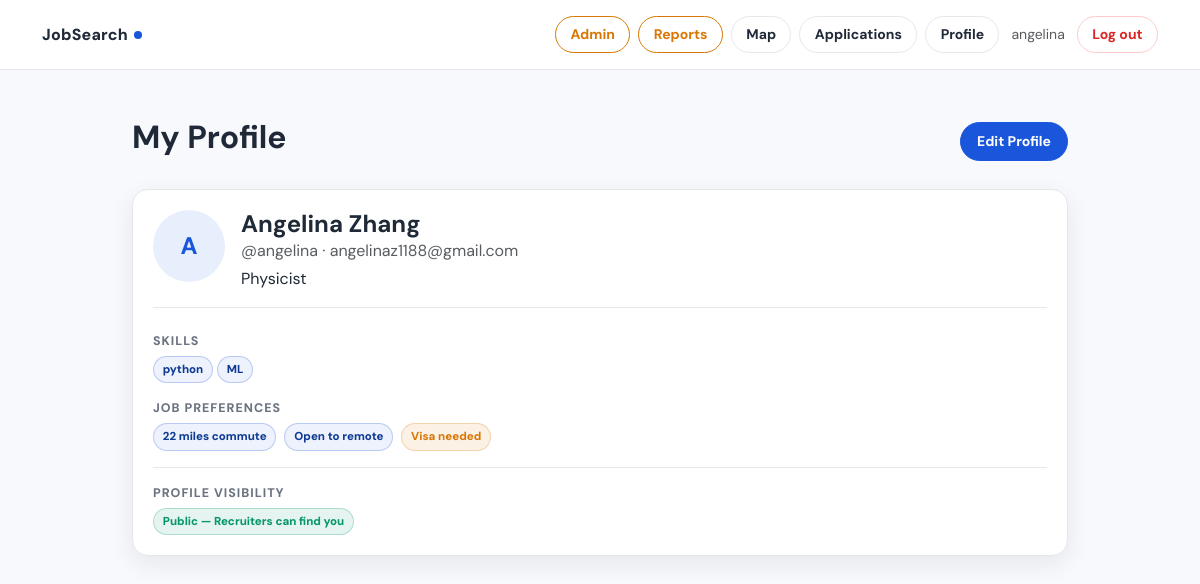
Screenshot of /profile/ (signed in) with the database file from the repository.
### jobs/models.py (models this page shows, shortened)
class CustomUser(AbstractUser):
    class Role(models.TextChoices):
        JOB_SEEKER = "job_seeker", "Job Seeker"
        RECRUITER = "recruiter", "Recruiter"
        ADMIN = "admin", "Admin"
    role = models.CharField(
        max_length=20,
        choices=Role.choices,
        default=Role.JOB_SEEKER,
    )
    def is_job_seeker(self):
        return self.role == self.Role.JOB_SEEKER
    def is_recruiter(self):
        return self.role == self.Role.RECRUITER

class JobSeekerProfile(models.Model):
    user = models.OneToOneField(
        CustomUser, on_delete=models.CASCADE, related_name="seeker_profile"
    )
    profile_picture = models.ImageField(
        upload_to="profile_pics/", blank=True, null=True
    )
    headline = models.CharField(max_length=200, blank=True)
    bio = models.TextField(blank=True, help_text="Short summary about yourself")
    location = models.CharField(max_length=200, blank=True)
    phone = models.CharField(max_length=30, blank=True)
    website = models.URLField(blank=True)
    skills = models.TextField(blank=True, help_text="Comma-separated skills")
    education = models.TextField(blank=True)
    work_experience = models.TextField(blank=True)
    projects = models.TextField(blank=True, help_text="Key projects, coursework, open-source contributions")
    certifications = models.TextField(blank=True, help_text="Certifications, licenses, awards")
    languages = models.TextField(blank=True, help_text="Spoken languages, e.g. English (Native), Spanish (Conversational)")
    links = models.TextField(blank=True, help_text="GitHub, LinkedIn, portfolio URLs (one per line)")
    featured_label = models.CharField(
        max_length=100, blank=True,
        help_text="Label shown above the embed, e.g. 'My Portfolio', 'Intro Video'"
    )
    featured_url = models.URLField(
        blank=True,
        help_text="Link to a website, portfolio, or project (displayed as a clickable card)"
    )
    featured_video_url = models.URLField(
        blank=True,
        help_text="YouTube or Vimeo link for an introduction / project video"
    )
    desired_job_title = models.CharField(max_length=200, blank=True)
    desired_salary_min = models.PositiveIntegerField(null=True, blank=True)
    open_to_remote = models.BooleanField(default=True)
    open_to_relocation = models.BooleanField(default=False)
    visa_required = models.BooleanField(default=False)
    class DistanceUnit(models.TextChoices):
        MILES = "mi", "Miles"
        KM = "km", "Kilometers"
    commute_distance = models.PositiveIntegerField(
        null=True, blank=True,
        help_text="Maximum commute distance"
    )
    distance_unit = models.CharField(
        max_length=2, choices=DistanceUnit.choices, default=DistanceUnit.MILES
    )
    is_public = models.BooleanField(default=True)
    show_photo = models.BooleanField(default=True)
    show_headline = models.BooleanField(default=True)
    show_bio = models.BooleanField(default=True)
    show_skills = models.BooleanField(default=True)
    show_education = models.BooleanField(default=True)
    show_experience = models.BooleanField(default=True)
    show_projects = models.BooleanField(default=True)
    show_certifications = models.BooleanField(default=True)
    show_languages = models.BooleanField(default=True)
    show_links = models.BooleanField(default=True)
    show_location = models.BooleanField(default=True)
    show_phone = models.BooleanField(default=False)
    show_email = models.BooleanField(default=True)
    show_featured = models.BooleanField(default=True)
    def skills_list(self):
        return [s.strip() for s in self.skills.split(",") if s.strip()]
    def is_complete(self):
        return all([
            self.user.first_name,
            self.user.last_name,
            self.headline,
            self.skills.strip(),
        ])
    def has_featured(self):
        return bool(self.featured_url or self.featured_video_url)

### jobs/views.py (the view)
# urls.py: path("profile/", views.seeker_profile, name="seeker_profile"),
@login_required
def seeker_profile(request):
    if not request.user.is_job_seeker():
        return redirect("home")
    profile, _ = JobSeekerProfile.objects.get_or_create(user=request.user)
    return render(request, "jobs/seeker_profile.html", {"profile": profile})

### jobs/templates/jobs/seeker_profile.html (shortened to what this page needs)
{% extends "jobs/base.html" %}
{% block content %}
<div class="container py-5" style="max-width: 960px;">
  <div class="d-flex justify-content-between align-items-center mb-4">
    <h2 class="fw-bold">My Profile</h2>
    <a href="{% url 'seeker_profile_edit' %}" class="btn btn-brand btn-sm">Edit Profile</a>
  </div>
  <div class="row g-4">
    <div class="{% if profile.has_featured %}col-lg-7{% else %}col-12{% endif %}">
      <div class="js-card" style="box-shadow:var(--shadow-md);">
        <div class="d-flex align-items-start gap-3 mb-4 pb-3" style="border-bottom:1px solid var(--border);">
          {% if profile.profile_picture %}
            <img src="{{ profile.profile_picture.url }}" alt="Photo"
                 style="width:72px;height:72px;border-radius:50%;object-fit:cover;border:2px solid var(--border);flex-shrink:0;">
          {% else %}
            <div style="width:72px;height:72px;border-radius:50%;background:var(--brand-light);display:flex;align-items:center;justify-content:center;font-size:1.5rem;font-weight:700;color:var(--brand);flex-shrink:0;">
              {{ user.first_name|first|default:user.username|first }}
            </div>
          {% endif %}
          <div>
            <h4 class="fw-bold mb-0">{{ user.first_name }} {{ user.last_name }}</h4>
            <div class="text-muted">@{{ user.username }} · {{ user.email }}</div>
            {% if profile.headline %}
              <p class="mb-0 mt-1">{{ profile.headline }}
              </p>
            {% endif %}
          </div>
        </div>
        <div class="mb-3">
          <div class="section-label">Skills {% if not profile.show_skills %}<span class="js-badge js-badge-warning ms-1" style="font-size:.6rem;">Hidden</span>{% endif %}</div>
          {% if profile.skills_list %}
            <div class="d-flex flex-wrap gap-1">
              {% for skill in profile.skills_list %}<span class="js-badge js-badge-skill">{{ skill }}</span>{% endfor %}
            </div>
          {% else %}
            <p class="text-muted fst-italic mb-0">No skills added yet</p>
          {% endif %}
        </div>
        {% if profile.desired_job_title or profile.open_to_remote or profile.open_to_relocation or profile.visa_required or profile.commute_distance %}
        <div class="mb-3">
          <div class="section-label">Job Preferences</div>
          <div class="d-flex flex-wrap gap-2">
            {% if profile.commute_distance %}<span class="js-badge js-badge-skill">{{ profile.commute_distance }} {{ profile.get_distance_unit_display|lower }} commute</span>{% endif %}
            {% if profile.open_to_remote %}<span class="js-badge js-badge-skill">Open to remote</span>{% endif %}
            {% if profile.visa_required %}<span class="js-badge js-badge-warning">Visa needed</span>{% endif %}
          </div>
        </div>
        {% endif %}
        <div class="pt-3" style="border-top:1px solid var(--border);">
          <div class="section-label">Profile Visibility</div>
          {% if profile.is_public %}
            <span class="js-badge js-badge-success">Public — Recruiters can find you</span>
          {% else %}
            <span class="js-badge" style="background:#f3f4f6;">Private — Hidden from searches</span>
          {% endif %}
        </div>
      </div>
    </div>
  </div>
</div>
{% endblock %}

### jobs/templates/jobs/base.html (shortened to what this page needs)
<!doctype html>
<html lang="en">
<head>
  <link href="https://cdn.jsdelivr.net/npm/bootstrap@5.3.3/dist/css/bootstrap.min.css" rel="stylesheet">
</head>
<body>
<nav class="js-nav">
  <div class="container d-flex align-items-center py-3">
    <a class="js-brand" href="{% url 'home' %}">
      JobSearch<span class="js-brand-dot"></span>
    </a>
    <div class="ms-auto d-flex align-items-center gap-2">
      {% if user.is_authenticated %}
        {% if user.is_staff %}
          <a class="btn btn-ghost btn-sm" href="{% url 'admin_user_list' %}" style="border-color:var(--warning);color:var(--warning);">Admin</a>
          <a class="btn btn-ghost btn-sm" href="{% url 'admin_report_list' %}" style="border-color:var(--warning);color:var(--warning);">Reports</a>
        {% endif %}
        <a class="btn btn-ghost btn-sm" href="{% url 'job_map' %}">Map</a>
        {% if user.is_job_seeker %}
          <a class="btn btn-ghost btn-sm" href="{% url 'my_applications' %}">Applications</a>
          <a class="btn btn-ghost btn-sm" href="{% url 'seeker_profile' %}">Profile</a>
        {% endif %}
        <span class="text-muted small ms-1">{{ user.username }}</span>
        <form method="post" action="{% url 'logout' %}" class="d-inline ms-1">
          <button class="btn btn-ghost btn-sm" type="submit" style="color:var(--danger);border-color:#fecaca;">Log out</button>
        </form>
      {% else %}
        <a class="btn btn-ghost btn-sm" href="{% url 'register_recruiter' %}">Recruiter</a>
        <a class="btn btn-ghost btn-sm" href="{% url 'register_seeker' %}">Job Seeker</a>
        <a class="btn btn-brand btn-sm" href="{% url 'login' %}">Sign in</a>
      {% endif %}
    </div>
  </div>
</nav>
{% block content %}{% endblock %}
</body>
</html>

### jobs/templates/jobs/base.html (style rules this page uses)
:root { --brand: #1a56db; --brand-light: #e8effc; --brand-dark: #0f3a94; --surface: #f8f9fc; --card: #ffffff; --border: #e5e7eb; --text: #1f2937; --text-muted: #6b7280; --success: #059669; --danger: #dc2626; --warning: #d97706; --info: #0891b2; --shadow-sm: 0 1px 2px rgba(0,0,0,.05); --shadow-md: 0 8px 24px rgba(17,24,39,.08); }
body { font-family: "DM Sans", system-ui, -apple-system, Segoe UI, Roboto, Arial, sans-serif; background: var(--surface); color: var(--text); }
.js-nav { background: rgba(255,255,255,.9); backdrop-filter: blur(10px); border-bottom: 1px solid var(--border); position: sticky; top: 0; z-index: 100; }
.js-brand { text-decoration: none; font-weight: 800; color: var(--text); letter-spacing: .2px; }
.js-brand-dot { width: 8px; height: 8px; border-radius: 50%; display: inline-block; width: 8px; height: 8px; background: var(--brand); border-radius: 999px; margin-left: 6px; transform: translateY(-1px); }
.btn-brand { background: var(--brand); color: white; border: 1px solid var(--brand); border-radius: 999px; font-weight: 700; padding: .5rem 1rem; }
.btn-ghost { background: white; border: 1px solid var(--border); border-radius: 999px; font-weight: 700; color: var(--text); padding: .45rem .9rem; }
.js-card { background: var(--card); border: 1px solid var(--border); border-radius: 16px; padding: 1.25rem; box-shadow: var(--shadow-sm); }
.section-label { font-size: .78rem; font-weight: 800; color: var(--text-muted); text-transform: uppercase; letter-spacing: .08em; margin-bottom: .35rem; }
.js-badge { display: inline-flex; align-items: center; gap: .25rem; padding: .25rem .55rem; border-radius: 999px; font-size: .72rem; font-weight: 800; border: 1px solid var(--border); background: white; color: var(--text); }
.js-badge-skill { border-color: rgba(26,86,219,.25); background: rgba(26,86,219,.08); color: var(--brand-dark); }
.js-badge-success { border-color: rgba(5,150,105,.25); background: rgba(5,150,105,.10); color: var(--success); }
.js-badge-warning { border-color: rgba(217,119,6,.25); background: rgba(217,119,6,.10); color: var(--warning); }

### rows the page displays
CustomUser: username "angelina", first_name|first "A", first_name "Angelina", last_name "Zhang", email "angelinaz1188@gmail.com"
JobSeekerProfile: headline "Physicist", commute_distance "22", distance_unit "miles"

### other values shown
{{ skill }} "python" "ML"
